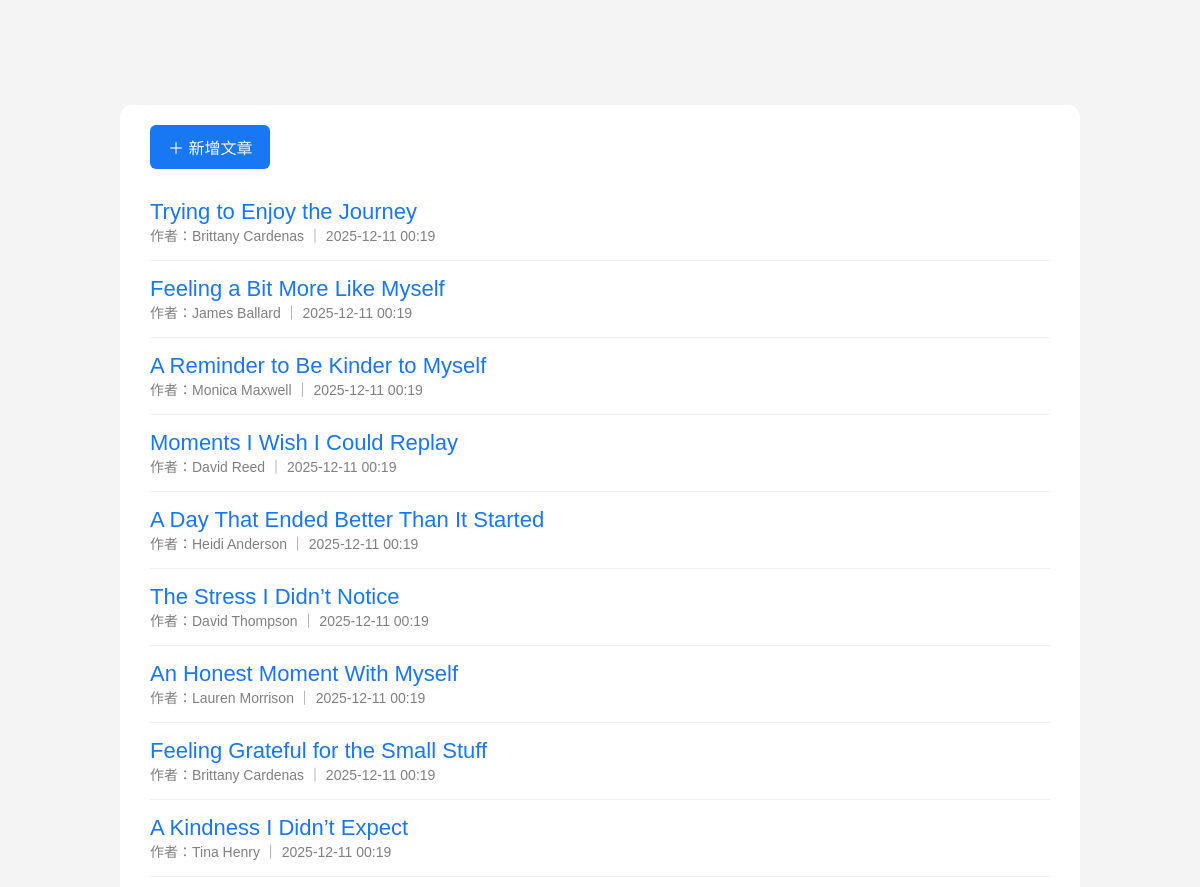
Page /posts (upper part) on the earlier database version.
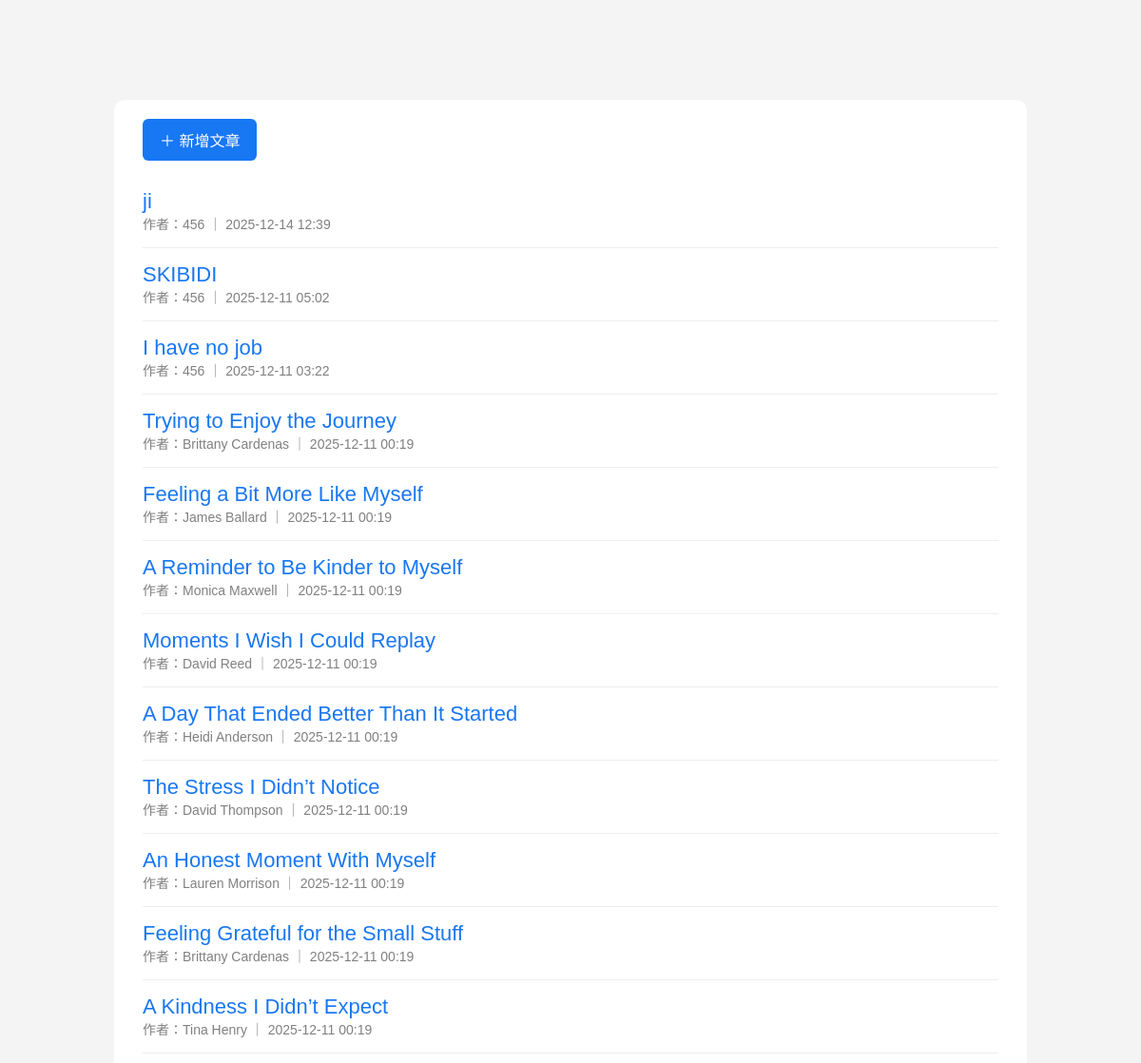
Same page on the later database version.
### models/post.py (models this page shows)
class Post(db.Model):
    id = db.Column(db.Integer, primary_key=True)
    title = db.Column(db.String(120), nullable=False)
    content = db.Column(db.Text, nullable=False)
    tag = db.Column(db.String(50), nullable=True)
    created_at = db.Column(db.DateTime, default=datetime.utcnow)
    user_id = db.Column(db.Integer, db.ForeignKey("user.id"), nullable=False)
    user = db.relationship("User", backref="posts")
    comments = db.relationship("Comment", backref="post", cascade="all, delete")

### models/user.py (models this page shows, shortened)
class User(db.Model, UserMixin):
    id = db.Column(db.Integer, primary_key=True)
    username = db.Column(db.String(50), unique=True, nullable=False)
    email = db.Column(db.String(120), unique=True, nullable=False)
    password = db.Column(db.String(255), nullable=False)
    reset_code = db.Column(db.String(6), nullable=True)
    reset_code_expire = db.Column(db.DateTime, nullable=True)

### routes/posts.py (the view)
@posts_bp.route("/posts")
def list_posts():
    posts = Post.query.order_by(Post.created_at.desc()).all()
    return render_template("post_list.html", posts=posts)

### templates/post_list.html (shortened to what this page needs)
<!DOCTYPE html>
<html lang="zh-Hant">
<head>
    <link rel="stylesheet" href="/static/style.css">
</head>
<body>
    <div class="post-list">
        <a href="/posts/create" class="new-post-btn">＋ 新增文章</a>
        {% for p in posts %}
        <div class="post">
            <a href="/posts/{{ p.id }}" class="post-title">{{ p.title }}</a>
            <div class="post-meta">
                作者：{{ p.user.username }} ｜ {{ p.created_at.strftime("%Y-%m-%d %H:%M") }}
            </div>
        </div>
        {% endfor %}
    </div>
</body>
</html>

### static/style.css (style rules this page uses)
body { margin: 0; font-family: "Microsoft JhengHei", sans-serif; background: #f4f4f4; padding-top: 65px; }

### templates/post_list.html (style rules this page uses)
.post-list { max-width: 900px; margin: 40px auto; background: white; padding: 20px 30px; border-radius: 12px; }
.post { padding: 15px 0; border-bottom: 1px solid #eee; }
.post-title { font-size: 22px; color: #1877f2; text-decoration: none; }
.post-meta { font-size: 14px; color: gray; }
.new-post-btn { display: inline-block; margin-bottom: 15px; background: #1877f2; color: white; padding: 10px 18px; border-radius: 6px; text-decoration: none; }

Differences in the rows shown:
added Post: title "ji", user.username "456", created_at "2025-12-14 12:39"
added Post: title "SKIBIDI", user.username "456", created_at "2025-12-11 05:02"
added Post: title "I have no job", user.username "456", created_at "2025-12-11 03:22"
